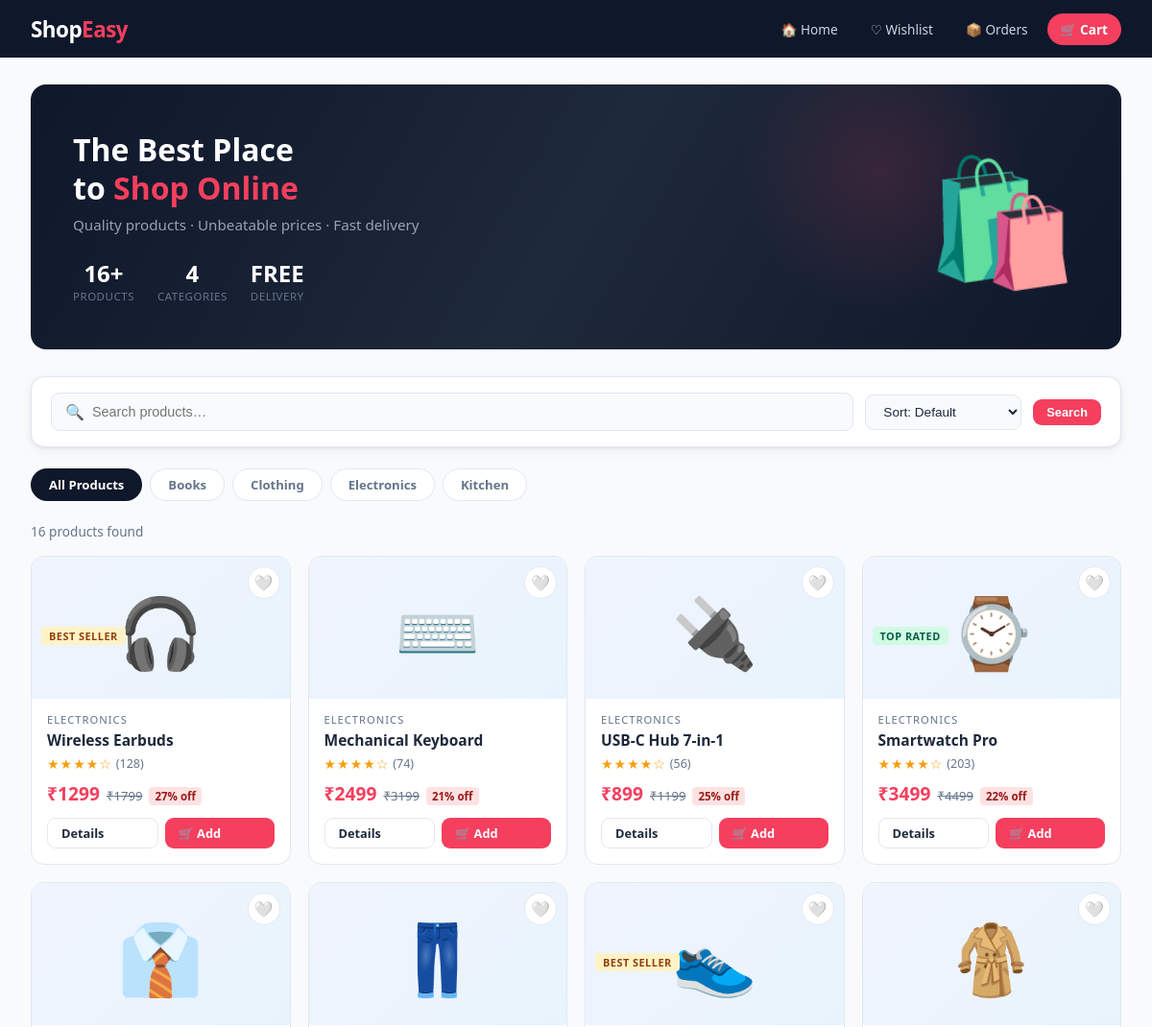
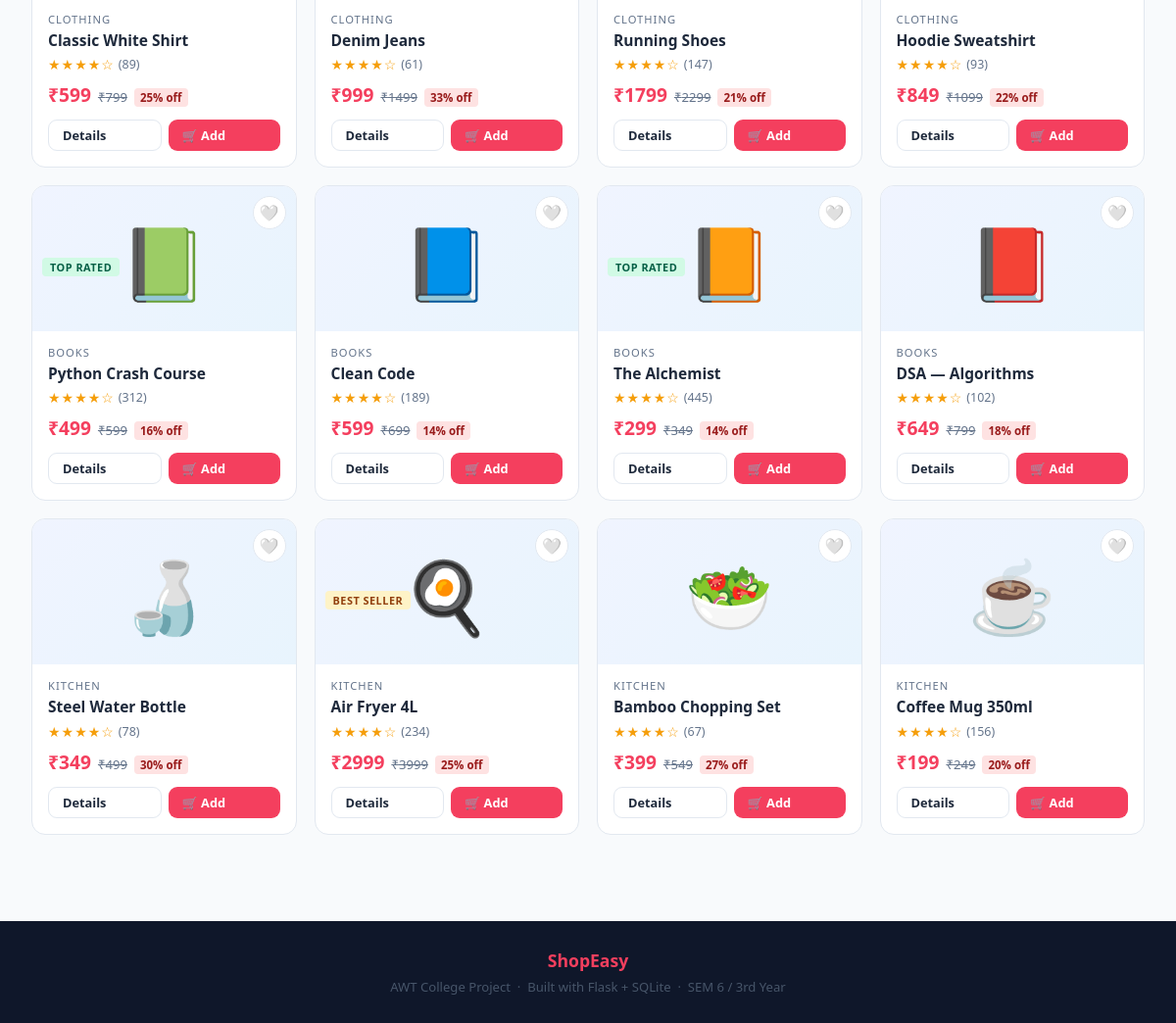
The page / on the database its author committed (2 pictures, top to bottom).
### tables this page shows
CREATE TABLE products (
        id          INTEGER PRIMARY KEY AUTOINCREMENT,
        name        TEXT    NOT NULL,
        price       REAL    NOT NULL,
        orig_price  REAL,
        category    TEXT    NOT NULL,
        emoji       TEXT    NOT NULL,
        description TEXT    NOT NULL,
        stock       INTEGER NOT NULL DEFAULT 10,
        rating      REAL    NOT NULL DEFAULT 4.0,
        rating_count INTEGER NOT NULL DEFAULT 0,
        badge       TEXT    DEFAULT ''
    );

### app.py (the view)
@app.route("/")
def home():
    category = request.args.get("category", "All")
    search   = request.args.get("search", "").strip()
    sort     = request.args.get("sort", "default")
    conn = get_db()
    cats = [r["category"] for r in
            conn.execute("SELECT DISTINCT category FROM products ORDER BY category").fetchall()]
    q = "SELECT * FROM products WHERE 1=1"
    params = []
    if category != "All":
        q += " AND category=?"; params.append(category)
    if search:
        q += " AND (name LIKE ? OR description LIKE ?)"; params += [f"%{search}%"]*2
    order_map = {
        "price_asc":  "price ASC",
        "price_desc": "price DESC",
        "rating":     "rating DESC",
        "name":       "name ASC",
    }
    q += f" ORDER BY {order_map.get(sort, 'id ASC')}"
    products = conn.execute(q, params).fetchall()
    total_products = conn.execute("SELECT COUNT(*) FROM products").fetchone()[0]
    conn.close()
    cart_count  = sum(session.get("cart", {}).values())
    wish_count  = len(session.get("wishlist", []))
    return render_template("index.html",
        products=products, categories=cats,
        selected_cat=category, search=search, sort=sort,
        cart_count=cart_count, wish_count=wish_count,
        wishlist=session.get("wishlist",[]),
        total_products=total_products)

### app.py (called while the page is built)
def get_db():
    conn = sqlite3.connect(DB)
    conn.row_factory = sqlite3.Row
    return conn

### templates/index.html (shortened to what this page needs)
{% extends "base.html" %}
{% block content %}
<div class="container">
  <div class="hero">
    <div class="hero-text">
      <h1>The Best Place<br>to <span>Shop Online</span></h1>
      <p>Quality products · Unbeatable prices · Fast delivery</p>
      <div class="hero-stats">
        <div class="stat-box">
          <div class="num">{{ total_products }}+</div>
          <div class="lbl">Products</div>
        </div>
        <div class="stat-box">
          <div class="num">4</div>
          <div class="lbl">Categories</div>
        </div>
        <div class="stat-box">
          <div class="num">FREE</div>
          <div class="lbl">Delivery</div>
        </div>
      </div>
    </div>
    <div class="hero-emoji">🛍️</div>
  </div>
  <form method="GET" action="/" id="filterForm">
    <div class="filter-bar">
      <div class="search-field">
        <span style="color:var(--muted)">🔍</span>
        <input type="text" name="search" placeholder="Search products…" value="{{ search }}"/>
      </div>
      <select name="sort" onchange="document.getElementById('filterForm').submit()">
        <option value="default"  {% if sort=='default'  %}selected{% endif %}>Sort: Default</option>
      </select>
      <button type="submit" class="btn btn-red btn-sm">Search</button>
    </div>
  </form>
  <div class="cat-row">
    <a href="/?search={{ search }}&sort={{ sort }}"
       class="cat-pill {% if selected_cat=='All' %}on{% else %}off{% endif %}">All Products</a>
    {% for cat in categories %}
    <a href="/?category={{ cat }}&search={{ search }}&sort={{ sort }}"
       class="cat-pill {% if selected_cat==cat %}on{% else %}off{% endif %}">{{ cat }}</a>
    {% endfor %}
  </div>
  <div class="results-bar">
    <span>{{ products|length }} product{% if products|length != 1 %}s{% endif %} found
    </span>
  </div>
  {% if products %}
  <div class="product-grid">
    {% for p in products %}
    {% set disc = ((p['orig_price'] - p['price']) / p['orig_price'] * 100)|int if p['orig_price'] else 0 %}
    <div class="pcard">
      <div class="pcard-img">
        <a href="/wishlist/toggle/{{ p['id'] }}"
           class="wish-btn {% if p['id'] in wishlist %}active{% endif %}"
           title="{% if p['id'] in wishlist %}Remove from wishlist{% else %}Add to wishlist{% endif %}">
          {% if p['id'] in wishlist %}❤️{% else %}🤍{% endif %}
        </a>
        {% if p['badge'] %}
        <div class="pcard-badge">
          <span class="product-badge {% if p['badge']=='Best Seller' %}badge-bestseller{% else %}badge-toprated{% endif %}">
            {{ p['badge'] }}
          </span>
        </div>
        {% endif %}
        {{ p['emoji'] }}
      </div>
      <div class="pcard-body">
        <div class="pcard-cat">{{ p['category'] }}</div>
        <div class="pcard-name">{{ p['name'] }}</div>
        <div class="pcard-stars">
          <span class="stars">
            {% for i in range(1,6) %}{% if i <= p['rating']|int %}★{% else %}☆{% endif %}{% endfor %}
          </span>
          <span class="star-count">({{ p['rating_count'] }})</span>
        </div>
        <div class="pcard-price-row">
          <span class="pcard-price">₹{{ "%.0f"|format(p['price']) }}</span>
          {% if p['orig_price'] %}
          <span class="orig-price">₹{{ "%.0f"|format(p['orig_price']) }}</span>
          <span class="discount">{{ disc }}% off</span>
          {% endif %}
        </div>
        <div class="pcard-actions">
          <a href="/product/{{ p['id'] }}" class="btn btn-ghost btn-sm">Details</a>
          <a href="/add_to_cart/{{ p['id'] }}" class="btn btn-red btn-sm">🛒 Add</a>
        </div>
      </div>
    </div>
    {% endfor %}
  </div>
  {% else %}
  <div class="empty-state">
    <div class="icon">😕</div>
    <p style="font-size:1.05rem;margin-bottom:16px;">No products found.</p>
    <a href="/" class="btn btn-red">View all products</a>
  </div>
  {% endif %}
</div>
{% endblock %}

### templates/base.html (shortened to what this page needs)
<!DOCTYPE html>
<html lang="en">
<head>
</head>
<body>
<nav class="topnav">
  <a href="/" class="logo">Shop<span>Easy</span></a>
  <div class="nav-right">
    <a href="/" class="nav-btn">🏠 Home</a>
    <a href="/wishlist" class="nav-btn">
      ♡ Wishlist
    </a>
    <a href="/orders" class="nav-btn">📦 Orders</a>
    <a href="/cart" class="nav-btn pill">
      🛒 Cart
    </a>
  </div>
</nav>
{% block content %}{% endblock %}
<footer>
  <div class="f-logo">ShopEasy</div>
  <p>AWT College Project &nbsp;·&nbsp; Built with Flask + SQLite &nbsp;·&nbsp; SEM 6 / 3rd Year</p>
</footer>
</body>
</html>

### templates/base.html (style rules this page uses)
:root { --navy: #0f172a; --navy2: #1e293b; --navy3: #334155; --accent: #f43f5e; --acc2: #e11d48; --gold: #f59e0b; --green: #10b981; --blue: #3b82f6; --bg: #f8fafc; --card: #ffffff; --text: #1e293b; --muted: #64748b; --border: #e2e8f0; --radius: 12px; --shadow: 0 1px 3px rgba(0,0,0,.07), 0 4px 12px rgba(0,0,0,.05); }
*, *::before, *::after { box-sizing: border-box; margin: 0; padding: 0; }
body { font-family: 'Segoe UI', system-ui, sans-serif; background: var(--bg); color: var(--text); }
a { text-decoration: none; color: inherit; }
.topnav { background: var(--navy); height: 60px; display: flex; align-items: center; justify-content: space-between; padding: 0 32px; position: sticky; top: 0; z-index: 200; }
.topnav .logo { font-size: 1.4rem; font-weight: 800; color: #fff; letter-spacing: -0.5px; }
.topnav .logo span { color: var(--accent); }
.topnav .nav-right { display: flex; align-items: center; gap: 6px; }
.nav-btn { display: flex; align-items: center; gap: 6px; padding: 7px 14px; border-radius: 8px; font-size: 0.85rem; color: #cbd5e1; transition: background 0.15s, color 0.15s; }
.nav-btn.pill { background: var(--accent); color: #fff; font-weight: 700; border-radius: 20px; }
.container { max-width: 1200px; margin: 0 auto; padding: 28px 32px; }
.btn { display: inline-flex; align-items: center; gap: 6px; padding: 9px 20px; border-radius: 9px; border: none; cursor: pointer; font-size: 0.88rem; font-weight: 700; transition: opacity .15s, transform .1s; }
.btn-red { background: var(--accent); color: #fff; }
.btn-ghost { background: transparent; color: var(--text); border: 1.5px solid var(--border); }
.btn-sm { padding: 6px 14px; font-size: 0.8rem; }
.stars { color: var(--gold); font-size: 14px; letter-spacing: 1px; }
.star-count { color: var(--muted); font-size: 0.78rem; margin-left: 4px; }
.product-badge { display: inline-block; font-size: 0.68rem; font-weight: 800; padding: 2px 8px; border-radius: 4px; text-transform: uppercase; letter-spacing: 0.5px; }
.badge-bestseller { background: #fef3c7; color: #92400e; }
.badge-toprated { background: #d1fae5; color: #065f46; }
.orig-price { text-decoration: line-through; color: var(--muted); font-size: 0.82rem; }
.discount { background: #fee2e2; color: #991b1b; font-size: 0.72rem; font-weight: 800; padding: 2px 6px; border-radius: 4px; }
footer { background: var(--navy); color: #475569; text-align: center; padding: 28px; margin-top: 60px; font-size: 0.82rem; }
footer .f-logo { color: var(--accent); font-weight: 800; font-size: 1.1rem; margin-bottom: 6px; }

### rows shown on the page
products: badge "BEST SELLER", emoji "🎧", category "ELECTRONICS", name "Wireless Earbuds", rating_count "128", price "1299", orig_price "1799", disc "27"
products: emoji "⌨️", category "ELECTRONICS", name "Mechanical Keyboard", rating_count "74", price "2499", orig_price "3199", disc "21"
products: emoji "🔌", category "ELECTRONICS", name "USB-C Hub 7-in-1", rating_count "56", price "899", orig_price "1199", disc "25"
products: badge "TOP RATED", emoji "⌚", category "ELECTRONICS", name "Smartwatch Pro", rating_count "203", price "3499", orig_price "4499", disc "22"
products: emoji "👔", category "CLOTHING", name "Classic White Shirt", rating_count "89", price "599", orig_price "799", disc "25"
products: emoji "👖", category "CLOTHING", name "Denim Jeans", rating_count "61", price "999", orig_price "1499", disc "33"
products: badge "BEST SELLER", emoji "👟", category "CLOTHING", name "Running Shoes", rating_count "147", price "1799", orig_price "2299", disc "21"
products: emoji "🧥", category "CLOTHING", name "Hoodie Sweatshirt", rating_count "93", price "849", orig_price "1099", stock "22"
products: badge "TOP RATED", emoji "📗", category "BOOKS", name "Python Crash Course", rating_count "312", price "499", orig_price "599", disc "16"
products: emoji "📘", category "BOOKS", name "Clean Code", rating_count "189", price "599", orig_price "699", disc "14"
products: badge "TOP RATED", emoji "📙", category "BOOKS", name "The Alchemist", rating_count "445", price "299", orig_price "349", disc "14"
products: emoji "📕", category "BOOKS", name "DSA — Algorithms", rating_count "102", price "649", orig_price "799", disc "18"
products: emoji "🍶", category "KITCHEN", name "Steel Water Bottle", rating_count "78", price "349", orig_price "499", disc "30"
products: badge "BEST SELLER", emoji "🍳", category "KITCHEN", name "Air Fryer 4L", rating_count "234", price "2999", orig_price "3999", disc "25"
products: emoji "🥗", category "KITCHEN", name "Bamboo Chopping Set", rating_count "67", price "399", orig_price "549", disc "27"
products: emoji "☕", category "KITCHEN", name "Coffee Mug 350ml", rating_count "156", price "199", orig_price "249", disc "20"

### other values the page prints
{{ total_products }} "16"
{{ cat }} "Books" "Clothing" "Electronics" "Kitchen"
{{ products|length }} "16"
